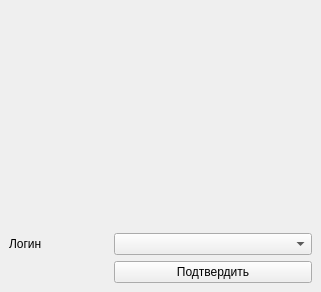
<?xml version="1.0" encoding="UTF-8"?>
<ui version="4.0">
 <class>UnblockUserWindow</class>
 <widget class="QMainWindow" name="UnblockUserWindow">
  <property name="geometry">
   <rect>
    <x>0</x>
    <y>0</y>
    <width>321</width>
    <height>292</height>
   </rect>
  </property>
  <property name="windowTitle">
   <string>Запросы на смену пароля</string>
  </property>
  <widget class="QWidget" name="centralwidget">
   <layout class="QGridLayout" name="gridLayout">
    <item row="1" column="0">
     <widget class="QLabel" name="label">
      <property name="text">
       <string>Логин</string>
      </property>
     </widget>
    </item>
    <item row="2" column="1" colspan="2">
     <widget class="QPushButton" name="changeStatusButton">
      <property name="text">
       <string>Подтвердить</string>
      </property>
     </widget>
    </item>
    <item row="1" column="1" colspan="2">
     <widget class="QComboBox" name="loginBox"/>
    </item>
    <item row="0" column="0" colspan="3">
     <widget class="QLabel" name="userListLabel">
      <property name="text">
       <string/>
      </property>
     </widget>
    </item>
   </layout>
  </widget>
 </widget>
 <resources/>
 <connections/>
</ui>
